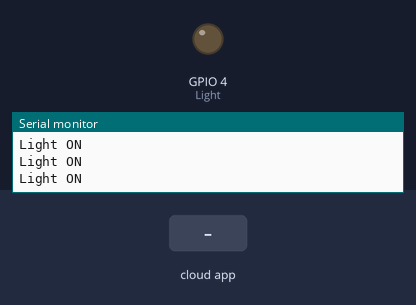
Bench run of a sketch on a simulated ESP8266 (NodeMCU). On the bench: output pins drawn as LEDs (lit = HIGH), the last lines printed to the serial monitor. The test bench sets the inputs (shaded band). WiFi joins after 1.5 s; servers stay silent unless stated; the Firebase database answers and starts empty.

Above: at 2.8 s.
2.9 s: the phone or cloud app sets S1 to 1
At 3.5 s:
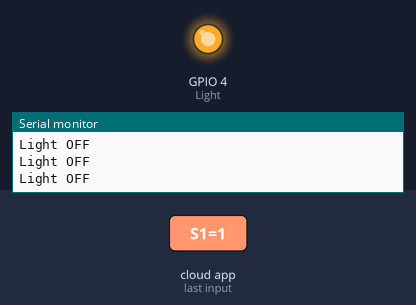
4.9 s: the phone or cloud app sets S1 to 0
At 5.8 s:
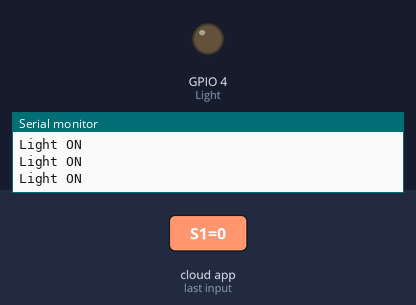
Timing chart, 0 to 7.9 s (numbered marks = the images above; inputs shaded):
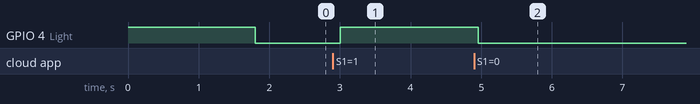

Measured:
- after the input at 2.9 s, GPIO 4 (Light): LOW → HIGH after 0.10 s
- after the input at 4.9 s, GPIO 4 (Light): HIGH → LOW after 0.06 s

The sketch:

Firebase_HomeAutomation1.ino
```cpp
#include <ESP8266WiFi.h>
#include<FirebaseArduino.h>
#define FIREBASE_HOST "......."                     //Your Firebase Project URL goes here without "http:" , "\" and "/"
#define FIREBASE_AUTH "......."       //Your Firebase Database Secret goes here
#define WIFI_SSID "....."             //your WiFi SSID for which yout NodeMCU connects
#define WIFI_PASSWORD "...."        //Password of your wifi network

#define Light 4  //D2
int val3;


void setup()
{
  Serial.begin(115200);                                                   // Select the same baud rate if you want to see the datas on Serial Monitor

  pinMode(Light,OUTPUT);
  digitalWrite(Light,HIGH);

  WiFi.begin(WIFI_SSID,WIFI_PASSWORD);
  Serial.print("connecting");
  while (WiFi.status()!=WL_CONNECTED){
    Serial.print(".");
    delay(500);
  }
  Serial.println();
  Serial.print("connected:");
  Serial.println(WiFi.localIP());

  Firebase.begin(FIREBASE_HOST,FIREBASE_AUTH);
  Firebase.setInt("S1",0);                     //Here the varialbe"S1","S2","S3" and "S4" needs to be the one which is used in our Firebase and MIT App Inventor

}
void firebasereconnect()
{
  Serial.println("Trying to reconnect");
    Firebase.begin(FIREBASE_HOST, FIREBASE_AUTH);
  }

void loop()
{
  if (Firebase.failed())
      {
      Serial.print("setting number failed:");
      Serial.println(Firebase.error());
      firebasereconnect();
      return;
      }


   val3=Firebase.getString("S1").toInt();                                        //Reading the value of the varialble Status from the firebase

  if(val3==0)                                                             // If, the Status is 1, turn on the TV
     {
      digitalWrite(Light,LOW);
      Serial.println("Light ON");
    }
    else if(val3==1)                                                      // If, the Status is 0, turn Off the TV
    {
      digitalWrite(Light,HIGH);
      Serial.println("Light OFF");
    }
  }
```
